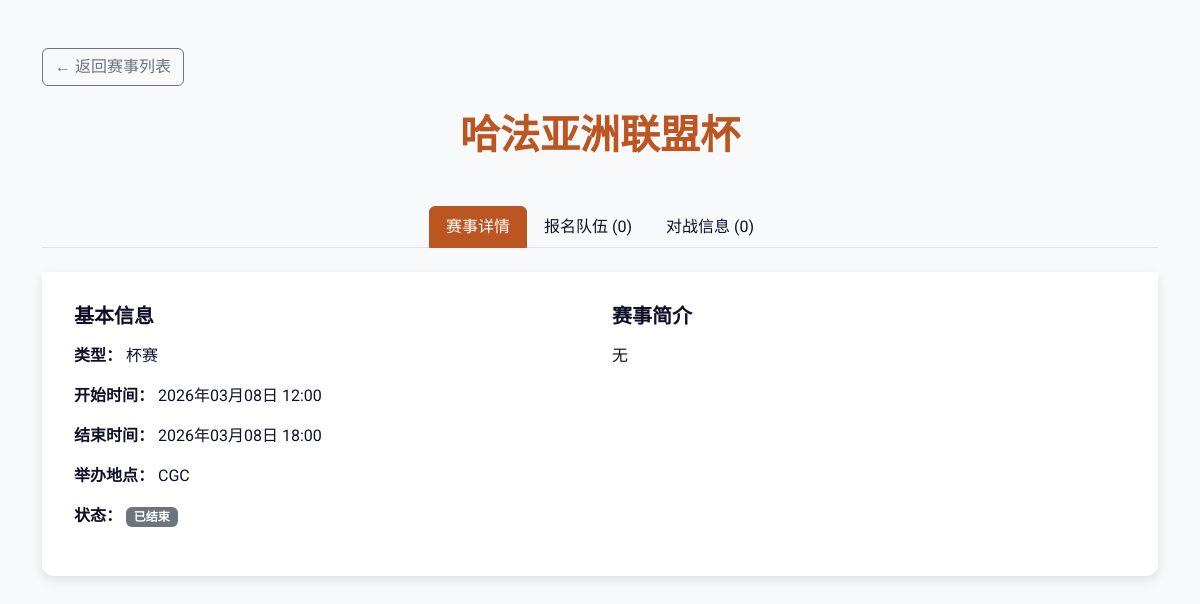
Screenshot of /event/5/ with the database file from the repository.
### events/models.py (models this page shows, shortened)
class Event(models.Model):
    name = models.CharField('赛事名称', max_length=200)
    event_type = models.ForeignKey(  # ← 改成 ForeignKey
        EventType,
        on_delete=models.PROTECT,  # 防止删除类型时误删赛事
        related_name='events',
        verbose_name='赛事类型'
    )
    start_time = models.DateTimeField('开始时间')
    end_time = models.DateTimeField('结束时间', null=True, blank=True)
    location = models.CharField('举办地点', max_length=200)
    description = models.TextField('赛事简介', blank=True)
    status = models.CharField('状态', max_length=20, choices=[
        ('upcoming', '即将举行'),
        ('ongoing', '进行中'),
        ('finished', '已结束'),
    ], default='upcoming')
    created_at = models.DateTimeField('创建时间', auto_now_add=True)
    class Meta:
        ordering = ['-start_time']
        verbose_name = '赛事'
        verbose_name_plural = '赛事'

class EventType(models.Model):
    name = models.CharField('类型名称', max_length=100, unique=True)  # 如 “男子双打”、“女子双打”
    description = models.TextField('描述', blank=True)
    created_at = models.DateTimeField('创建时间', auto_now_add=True)
    class Meta:
        verbose_name = '赛事类型'
        verbose_name_plural = '赛事类型'
        ordering = ['name']

### events/views.py (the view)
# urls.py: path('event/<int:pk>/', views.event_detail, name='event_detail'),
def event_detail(request, pk):
    event = get_object_or_404(Event, pk=pk)
    return render(request, 'events/detail.html', {'event': event})

### events/templates/events/detail.html (shortened to what this page needs)
<!DOCTYPE html>
<html lang="zh">
<head>
    <link href="https://cdn.jsdelivr.net/npm/bootstrap@5.3.3/dist/css/bootstrap.min.css" rel="stylesheet">
</head>
<body>
    <div class="container py-5">
        <a href="{% url 'event_list' %}" class="btn btn-outline-secondary mb-4">← 返回赛事列表</a>
        <h1 class="text-center mb-5 fw-bold" style="color: var(--rg-red);">{{ event.name }}</h1>
        <ul class="nav nav-tabs justify-content-center mb-4" id="eventTabs" role="tablist">
            <li class="nav-item" role="presentation">
                <button class="nav-link active" id="details-tab" data-bs-toggle="tab" data-bs-target="#details" type="button" role="tab" aria-controls="details" aria-selected="true">
                    赛事详情
                </button>
            </li>
            <li class="nav-item" role="presentation">
                <button class="nav-link" id="teams-tab" data-bs-toggle="tab" data-bs-target="#teams" type="button" role="tab" aria-controls="teams" aria-selected="false">
                    报名队伍 ({{ event.teams.count }})
                </button>
            </li>
            <li class="nav-item" role="presentation">
                <button class="nav-link" id="matches-tab" data-bs-toggle="tab" data-bs-target="#matches" type="button" role="tab" aria-controls="matches" aria-selected="false">
                    对战信息 ({{ event.matches.count }})
                </button>
            </li>
        </ul>
        <div class="tab-content" id="eventTabsContent">
            <div class="tab-pane fade show active" id="details" role="tabpanel" aria-labelledby="details-tab">
                <div class="row">
                    <div class="col-md-6">
                        <h5 class="mb-3">基本信息</h5>
                        <p><strong>类型：</strong> {{ event.event_type.name }}</p>
                        <p><strong>开始时间：</strong> {{ event.start_time|date:"Y年m月d日 H:i" }}</p>
                        {% if event.end_time %}
                        <p><strong>结束时间：</strong> {{ event.end_time|date:"Y年m月d日 H:i" }}</p>
                        {% endif %}
                        <p><strong>举办地点：</strong> {{ event.location }}</p>
                        <p><strong>状态：</strong>
                            <span class="badge
                                {% if event.status == 'upcoming' %}bg-primary
                                {% elif event.status == 'ongoing' %}bg-success
                                {% else %}bg-secondary{% endif %}">
                                {% if event.status == 'upcoming' %}等待挑战
                                {% elif event.status == 'ongoing' %}进行中
                                {% else %}已结束{% endif %}
                            </span>
                        </p>
                    </div>
                    <div class="col-md-6">
                        <h5 class="mb-3">赛事简介</h5>
                        <p>{{ event.description|linebreaks }}</p>
                    </div>
                </div>
            </div>
        </div>
    </div>
</body>
</html>

### events/templates/events/detail.html (style rules this page uses)
:root { --rg-red: #bb5522; --rg-green: #06492d; --rg-dark: #0f1027; --rg-gray: #9aa099; --rg-light: #f8f9fa; }
body { font-family: 'Roboto', sans-serif; background-color: var(--rg-light); color: var(--rg-dark); }
h1, h2, h5 { font-family: 'Playfair Display', serif; font-weight: 700; }
.nav-tabs .nav-link { color: var(--rg-dark); border-color: transparent; }
.nav-tabs .nav-link.active { color: white; background-color: var(--rg-red); border-color: var(--rg-red); }
.tab-content { background: white; border-radius: 0 0 12px 12px; padding: 2rem; box-shadow: 0 4px 12px rgba(0,0,0,0.1); }

### rows the page displays
Event: name "哈法亚洲联盟杯", teams.count "0", matches.count "0", event_type.name "杯赛", start_time "2026年03月08日 12:00", end_time "2026年03月08日 18:00", location "CGC", description "无"
